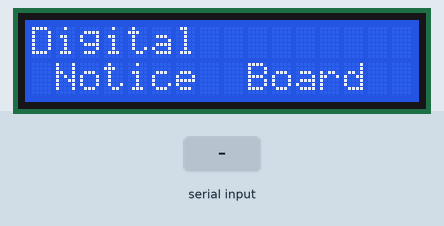
The sketch below on a simulated Arduino Uno, built with avr-gcc and run on an emulated ATmega328P. Shown: 16×2 character LCD. The inputs (shaded band) are chosen by the test bench. What the sketch prints to the serial monitor is not drawn.

Above: at 0.1 s.
4.8 s: "1" received over the second serial link
At 17.5 s:
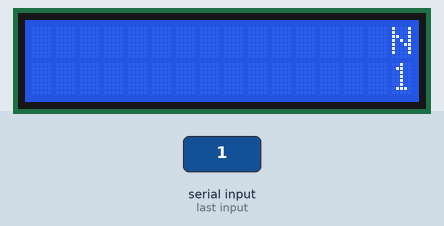
At 18.0 s:
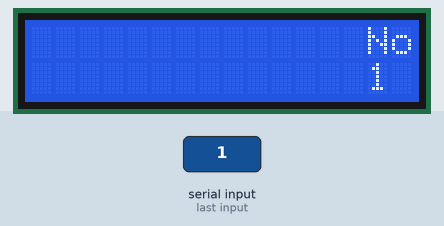
Timing chart, 0 to 19.5 s (numbered marks = the images above; inputs shaded):
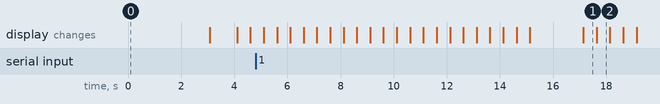

Measured:
- after the input at 4.8 s, the display: first differs from a run without the input after 12.3 s (image 1)
- what the display in image 1 shows lasts 0.5 s, from 17.1 s to 17.6 s

The sketch:

Arduino_LCD_Notice_Board.ino
```cpp
#include <LiquidCrystal_I2C.h>
 LiquidCrystal_I2C lcd(0x3C,16,2);  //Change the HEX address
 #include <SoftwareSerial.h>
 SoftwareSerial mySerial (2, 3);
String val = "No Data";
 String oldval;
 String newval = "No Data";
 int i = 0;
 //(RX, TX);
 void setup()
{
 // put your setup code here, to run once:
 //lcd.begin();
 lcd.init();      // Initializes the LCD
 lcd.backlight(); // Turns on the backlight
 mySerial.begin(9600);
 Serial.begin(9600);
 lcd.setCursor(0, 0);
 lcd.print("Digital");
 lcd.setCursor(0, 1);
 lcd.print(" Notice  Board ");
 delay(3000);
 lcd.clear();
 }
 void loop()
{
 val = mySerial.readString();
 val.trim();
 Serial.println(val);
 if(val != oldval)
 {
 newval = val;
 }
 val = oldval;
 Serial.println(val);
 lcd.clear();
 lcd.setCursor(16, 1);
 lcd.print(newval);
 lcd.setCursor(16, 0);
 lcd.print("Notice:");
 for(int counter = 0; counter < 24; counter++)
 {
 lcd.scrollDisplayLeft();
 delay(500);
 }
 }
```
